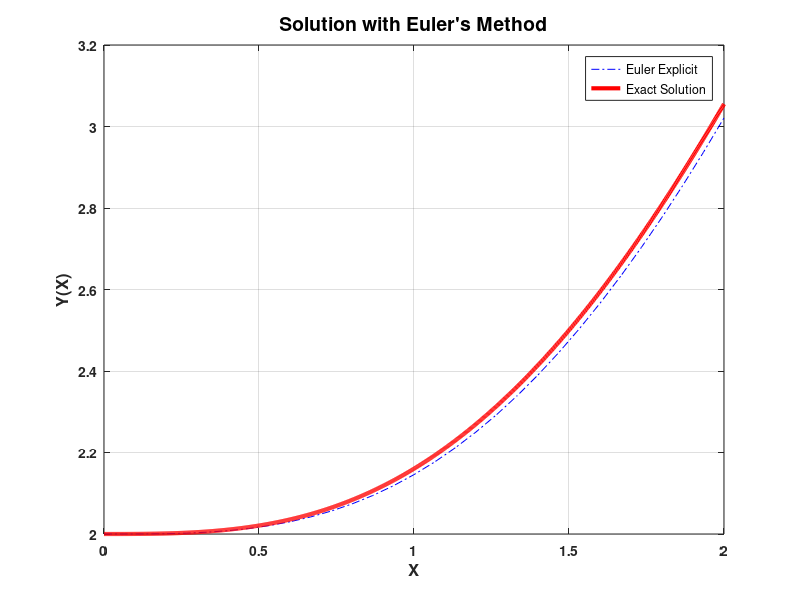
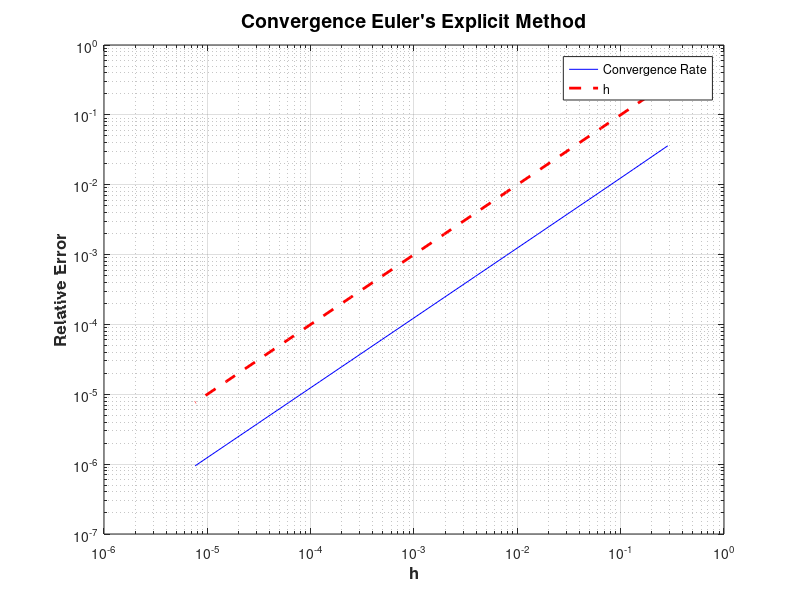

Write the MATLAB code that produced these figures, in order. (Note: this script raises an error after producing the figures.)
%% Lecture 23 Demo
clear
clc
close 'all'

%% Define the problem to be solved.
%%
% 
% $$y^{\prime} = x^2/y, \ \ y(0)=2$$
% 
f = @(x,y) (x.^2)./y;
y_exact = @(x) sqrt((2/3)*x.^3 + 4);
xMin = 0; xMax = 2.0;


%% Euler Explicit Demonstration

N = 30;
x = linspace(xMin,xMax,N+1);
y_ns = nan(1,N);
y_ns(1) = 2;
h = x(2)-x(1);
for t = 1:N
   y_ns(t+1) = y_ns(t)+f(x(t),y_ns(t))*h; 
end

%% Plot the Solution
x_gold = linspace(xMin,xMax,1000);

figure(1)
plot(x,y_ns,'-.b',...
    x_gold,y_exact(x_gold),'-r',...
    'linewidth',3);
title("Solution with Euler's Method",'fontsize',14,...
    'fontweight','bold');
xlabel('X','fontsize',12,'fontweight','bold');
ylabel('Y(X)','FontSize',12,'FontWeight','bold');
grid on;
set(gca,'fontsize',10,'fontweight','bold');
legend('Euler Explicit','Exact Solution');

%% Euler Explicit Convergence Analysis

N = 3:18;
t = length(N);
err_array = nan(1,t);
h_array = nan(1,t);
for s = 1:t
   Nx = 2^(N(s));
   x = linspace(xMin, xMax, Nx);
   h = x(2)-x(1);
   h_array(s) = h;
   y_ns = nan(1,Nx); y_ns(1) = 2;
   for i = 1:(Nx-1)
       y_ns(i+1)=y_ns(i)+f(x(i),y_ns(i))*h;
   end
   err_array(s) = norm(y_exact(x)-y_ns,2)./...
       norm(y_exact(x),2);
end

err_gage = h_array;

figure(2)
loglog(h_array,err_array,'-b',...
    h_array,err_gage,'--r','linewidth',2);
title("Convergence Euler's Explicit Method",...
    'fontsize',14,'fontweight','bold');
xlabel('h','fontsize',12,'fontweight','bold');
ylabel('Relative Error','fontsize',12,'fontweight','bold');
grid on
legend('Convergence Rate','h');
%% Forward Euler's Method

N = 30;
x = linspace(xMin,xMax,N);
y_ns = nan(1,N);
y_ns(1) = 2;
h = x(2)-x(1);
options = optimoptions('fsolve','Display','none');

for t = 1:N-1
   fe_fun = @(y) y - y_ns(t) - f(x(t+1),y)*h;   
   y_ns(t+1) = fsolve(fe_fun,y_ns(t),options);
end

figure(3)
plot(x,y_ns,'-.b',...
    x_gold,y_exact(x_gold),'-r',...
    'linewidth',3);
title("Solution with Forward Euler's Method",'fontsize',14,...
    'fontweight','bold');
xlabel('X','fontsize',12,'fontweight','bold');
grid on;
set(gca,'fontsize',10,'fontweight','bold');

%% A Stiff Example with Euler's (explicit) Method
% an example Stiff equation from Trefethen
% Finite Difference and Spectral Methods section 1.8
f_stiff = @(x,y) -100*(y-cos(x))-sin(x);
f_stiff_exact = @(x,y) cos(x);

N = 95; % see what happens if N is made smaller.
x = linspace(xMin,xMax,N+1);
y_ns = nan(1,N+1);
y_ns(1) = 1;
h = x(2)-x(1);
for t = 1:N
   y_ns(t+1) = y_ns(t)+f_stiff(x(t),y_ns(t))*h; 
end

figure(4)
plot(x,y_ns,'-.b',...
    x_gold,f_stiff_exact(x_gold),'--r',...
    'linewidth',3);
title("Stiff Equation with Euler's Method",'fontsize',14,...
    'fontweight','bold');
xlabel('X','fontsize',12,'fontweight','bold');
ylabel('Y(X)','FontSize',12,'FontWeight','bold');
grid on;
set(gca,'fontsize',10,'fontweight','bold');
legend('Euler Explicit','Exact Solution');

%% A Stiff Example with Euler's (Implicit) Method
N = 10;
x = linspace(xMin,xMax,N+1);
y_ns = nan(1,N);
y_ns(1) = 1;
h = x(2)-x(1);
options = optimoptions('fsolve','Display','none');
for t = 1:N
   fe_fun = @(y) y - y_ns(t) - f_stiff(x(t+1),y)*h;
   y_ns(t+1) = fsolve(fe_fun,y_ns(t),options);
end

figure(5)
plot(x,y_ns,'-.b',...
    x_gold,f_stiff_exact(x_gold),'--r',...
    'linewidth',3);
title("Stiff Equation with Euler's Method",'fontsize',14,...
    'fontweight','bold');
xlabel('X','fontsize',12,'fontweight','bold');
grid on;
set(gca,'fontsize',10,'fontweight','bold');
ylabel('Y(X)','FontSize',12,'FontWeight','bold');
grid on;
set(gca,'fontsize',10,'fontweight','bold');
legend('Euler Implicit','Exact Solution');


%% Modified Euler's Method

N = 30;
x = linspace(xMin,xMax,N+1);
y_ns = nan(1,N+1);
y_ns(1) = 2;
h = x(2)-x(1);

for t = 1:N
   f_xy = f(x(t),y_ns(t));
   % initial Euler step
   y_ns_EU = y_ns(t) + f_xy*h;
   
   % Apply Mod Euler
   y_ns(t+1) = y_ns(t) + ...
       (f_xy + f(x(t+1),y_ns_EU))*h/2;   
end

figure(6)
plot(x,y_ns,'-.b',...
    x_gold,y_exact(x_gold),'--r',...
    'linewidth',3);
title("Solution with Modified Euler's Method",'fontsize',14,...
    'fontweight','bold');
xlabel('X','fontsize',12,'fontweight','bold');
grid on;
set(gca,'fontsize',10,'fontweight','bold');

%% Modified Euler Convergence Analysis

N = 3:18;
t = length(N);
err_array = nan(1,t);
h_array = nan(1,t);
for s = 1:t
   Nx = 2^(N(s));
   x = linspace(xMin, xMax, Nx);
   h = x(2)-x(1);
   h_array(s) = h;
   y_ns = nan(1,Nx); y_ns(1) = 2;
   for i = 1:(Nx-1)
       f_xy = f(x(i),y_ns(i));
       % initial Euler step
       y_ns_EU = y_ns(i) + f_xy*h;
       
       % Apply Mod Euler
       y_ns(i+1) = y_ns(i) + ...
           (f_xy + f(x(i+1),y_ns_EU))*h/2;
   end
   err_array(s) = norm(y_exact(x)-y_ns,2)./...
       norm(y_exact(x),2);
end

err_gage = h_array.^2;

figure(7)
loglog(h_array,err_array,'-b',...
    h_array,err_gage,'--r','linewidth',2);
title("Convergence Modified Euler's Method",...
    'fontsize',14,'fontweight','bold');
xlabel('h','fontsize',12,'fontweight','bold');
ylabel('Relative Error','fontsize',12,'fontweight','bold');
grid on
legend('Convergence Rate','h^2');
